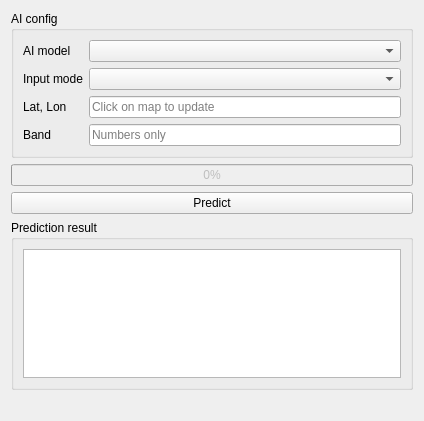
<?xml version="1.0" encoding="UTF-8"?>
<ui version="4.0">
 <class>Form</class>
 <widget class="QWidget" name="Form">
  <property name="geometry">
   <rect>
    <x>0</x>
    <y>0</y>
    <width>424</width>
    <height>421</height>
   </rect>
  </property>
  <property name="windowTitle">
   <string>Form</string>
  </property>
  <layout class="QVBoxLayout" name="verticalLayout_3">
   <item>
    <widget class="QGroupBox" name="groupBox">
     <property name="title">
      <string>AI config</string>
     </property>
     <layout class="QVBoxLayout" name="verticalLayout_2">
      <item>
       <layout class="QFormLayout" name="formLayout">
        <item row="0" column="0">
         <widget class="QLabel" name="label_9">
          <property name="text">
           <string>AI model</string>
          </property>
         </widget>
        </item>
        <item row="0" column="1">
         <widget class="QComboBox" name="model_combo"/>
        </item>
        <item row="1" column="0">
         <widget class="QLabel" name="label_6">
          <property name="text">
           <string>Input mode</string>
          </property>
         </widget>
        </item>
        <item row="1" column="1">
         <widget class="QComboBox" name="mode_combo"/>
        </item>
        <item row="2" column="0">
         <widget class="QLabel" name="label">
          <property name="text">
           <string>Lat, Lon</string>
          </property>
         </widget>
        </item>
        <item row="2" column="1">
         <widget class="QLineEdit" name="lat_lon_le">
          <property name="toolTip">
           <string>Click on map with crosshair</string>
          </property>
          <property name="placeholderText">
           <string>Click on map to update</string>
          </property>
         </widget>
        </item>
        <item row="3" column="0">
         <widget class="QLabel" name="label_4">
          <property name="text">
           <string>Band</string>
          </property>
         </widget>
        </item>
        <item row="3" column="1">
         <widget class="QLineEdit" name="band_le">
          <property name="placeholderText">
           <string>Numbers only</string>
          </property>
         </widget>
        </item>
       </layout>
      </item>
     </layout>
    </widget>
   </item>
   <item>
    <widget class="QProgressBar" name="progressBar">
     <property name="enabled">
      <bool>false</bool>
     </property>
     <property name="value">
      <number>0</number>
     </property>
     <property name="textVisible">
      <bool>true</bool>
     </property>
    </widget>
   </item>
   <item>
    <widget class="QPushButton" name="applyButton">
     <property name="text">
      <string>Predict</string>
     </property>
    </widget>
   </item>
   <item>
    <widget class="QGroupBox" name="groupBox_2">
     <property name="title">
      <string>Prediction result</string>
     </property>
     <layout class="QVBoxLayout" name="verticalLayout">
      <item>
       <widget class="QTextBrowser" name="result_text"/>
      </item>
     </layout>
    </widget>
   </item>
   <item>
    <widget class="QLabel" name="status_label">
     <property name="layoutDirection">
      <enum>Qt::LeftToRight</enum>
     </property>
     <property name="text">
      <string/>
     </property>
     <property name="alignment">
      <set>Qt::AlignCenter</set>
     </property>
    </widget>
   </item>
  </layout>
 </widget>
 <resources/>
 <connections/>
</ui>
